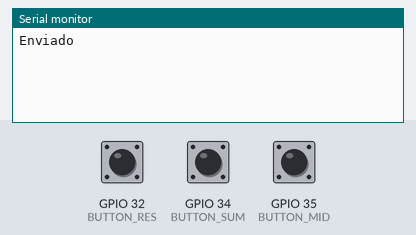
Simulated run of this sketch. Board: ESP32. On the bench: the last lines printed to the serial monitor. Inputs (shaded band) come from the test bench; at power-on: GPIO 32 (BUTTON_RES) HIGH, GPIO 34 (BUTTON_SUM) HIGH, GPIO 35 (BUTTON_MID) HIGH.

Above: at 1.2 s.
1.3 s: GPIO 32 (BUTTON_RES) pulled LOW for 0.15 s
At 1.8 s:
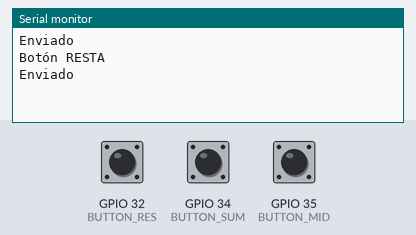
2.9 s: GPIO 34 (BUTTON_SUM) pulled LOW for 0.15 s
At 4.1 s:
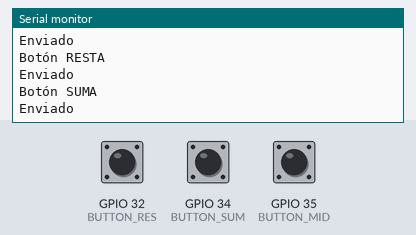
4.5 s: GPIO 35 (BUTTON_MID) pulled LOW for 0.15 s
At 5.6 s:
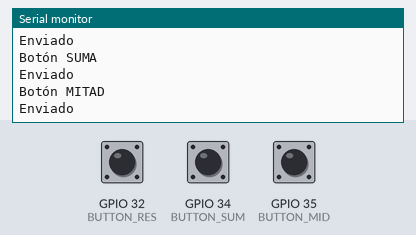

Measured:
- after the input at 1.3 s, the serial monitor: prints a new line at once (image 1)
- after the input at 2.9 s, the serial monitor: prints a new line at once (image 2)
- after the input at 4.5 s, the serial monitor: prints a new line at once (image 3)

The sketch:

TRANSMISOR-ESPNOW-7SEG.ino
```cpp
#include <esp_now.h>     // ✔ Librería para comunicación inalámbrica ESP-NOW
#include <WiFi.h>        // ✔ Necesaria para configurar el WiFi del ESP32

#define BUTTON_SUM 34    // Botón para incrementar el contador
#define BUTTON_RES 32    // Botón para decrementar el contador
#define BUTTON_MID 35    // Botón para reiniciar el contador a 50

// ✔ Dirección MAC del receptor (debe coincidir con el ESP32 receptor)
uint8_t broadcastAddress[] = { 0x08, 0x3A, 0xF2, 0xB4, 0x1C, 0x0C };

// ✔ Estructura que contiene el valor a enviar por ESP-NOW
typedef struct struct_message {
  int valor;
} struct_message;

struct_message myData;               // Instancia del mensaje
esp_now_peer_info_t peerInfo;        // Información del peer (receptor)
int contador = 0;                    // Valor a enviar

// ✔ Estados anteriores de los botones para detección de flancos
bool lastSUM = HIGH;
bool lastRES = HIGH;
bool lastMID = HIGH;

// ✔ Callback que se llama al enviar un mensaje
void OnDataSent(const uint8_t *mac_addr, esp_now_send_status_t status) {
  Serial.println(status == ESP_NOW_SEND_SUCCESS ? "Enviado" : "Fallo");
}

void setup() {
  Serial.begin(115200);
  WiFi.mode(WIFI_STA);  // ✔ Modo estación necesario para ESP-NOW

  // ✔ Configura los botones como entradas con resistencia pull-up
  pinMode(BUTTON_SUM, INPUT_PULLUP);
  pinMode(BUTTON_RES, INPUT_PULLUP);
  pinMode(BUTTON_MID, INPUT_PULLUP);

  // ✔ Inicializa ESP-NOW
  if (esp_now_init() != ESP_OK) {
    Serial.println("Error al iniciar ESP-NOW");
    return;
  }

  esp_now_register_send_cb(OnDataSent);  // ✔ Callback para monitorear envío

  // ✔ Configuración del peer receptor
  memcpy(peerInfo.peer_addr, broadcastAddress, 6);
  peerInfo.channel = 0;
  peerInfo.encrypt = false;

  if (esp_now_add_peer(&peerInfo) != ESP_OK) {
    Serial.println("Error al añadir peer");
    return;
  }

  // ✔ Envía el valor inicial al receptor
  myData.valor = contador;
  esp_now_send(broadcastAddress, (uint8_t *)&myData, sizeof(myData));
}

void loop() {
  // ✔ Lee el estado actual de los botones
  bool currentSUM = digitalRead(BUTTON_SUM);
  bool currentRES = digitalRead(BUTTON_RES);
  bool currentMID = digitalRead(BUTTON_MID);
  bool botonPresionado = false;

  // ✔ Detecta flanco de bajada (botón presionado) para sumar
  if (lastSUM == HIGH && currentSUM == LOW) {
    contador = min(99, contador + 1);
    botonPresionado = true;
    Serial.println("Botón SUMA");
  }

  // ✔ Para restar
  if (lastRES == HIGH && currentRES == LOW) {
    contador = max(0, contador - 1);
    botonPresionado = true;
    Serial.println("Botón RESTA");
  }

  // ✔ Para poner el valor en 50
  if (lastMID == HIGH && currentMID == LOW) {
    contador = 50;
    botonPresionado = true;
    Serial.println("Botón MITAD");
  }

  // ✔ Si se presionó algún botón, se envía el nuevo valor
  if (botonPresionado) {
    myData.valor = contador;
    esp_now_send(broadcastAddress, (uint8_t *)&myData, sizeof(myData));
  }

  // ✔ Guarda el estado actual para la próxima iteración
  lastSUM = currentSUM;
  lastRES = currentRES;
  lastMID = currentMID;

  delay(50);  // ✔ Delay antirrebote para evitar múltiples lecturas por pulsación
}
```

SevenSegment.cpp
```cpp
#include "SevenSegment.h"  // Incluye la cabecera del archivo con la definición de la clase SevenSegment

// Constructor de la clase SevenSegment
SevenSegment::SevenSegment(int *segmentPins, uint8_t LSB, uint8_t MSB) {
  segPins = segmentPins;   // Guarda el arreglo de pines de segmentos (a, b, c, d, e, f, g, punto decimal)
  LSB_pin = LSB;           // Guarda el pin que activa el display de las unidades (Less Significant Bit)
  MSB_pin = MSB;           // Guarda el pin que activa el display de las decenas (Most Significant Bit)

  // Configura los 8 pines de segmentos como salidas y los apaga (HIGH en común ánodo)
  for (int i = 0; i < 8; i++) {
    pinMode(segPins[i], OUTPUT);         // Configura cada pin de segmento como salida
    digitalWrite(segPins[i], HIGH);      // Apaga el segmento (HIGH en display de ánodo común)
  }

  // Configura los pines de control de los displays (unidad y decena) como salidas
  pinMode(LSB_pin, OUTPUT);
  pinMode(MSB_pin, OUTPUT);
}

// Método que muestra un solo dígito (0–9) o símbolo en el display activando los segmentos correspondientes
void SevenSegment::displayDigit(uint8_t digit) {
  for (int i = 0; i < 8; i++) {
    digitalWrite(segPins[i], segCode[digit][i]);  // Activa o desactiva cada segmento según el código del dígito
  }
}

// Método que muestra un número de dos dígitos (decenas y unidades) usando multiplexación
void SevenSegment::displayNumber(uint8_t units, uint8_t tens, uint8_t delayTime) {
  displayDigit(16);                      // Apaga todos los segmentos antes de actualizar
  digitalWrite(LSB_pin, HIGH);          // Enciende el display de unidades
  digitalWrite(MSB_pin, LOW);           // Apaga el display de decenas
  displayDigit(units);                  // Muestra el dígito de las unidades
  delay(delayTime);                     // Espera para que el ojo humano lo perciba

  displayDigit(16);                     // Apaga todos los segmentos
  digitalWrite(LSB_pin, LOW);           // Apaga el display de unidades
  digitalWrite(MSB_pin, HIGH);          // Enciende el display de decenas
  displayDigit(tens);                   // Muestra el dígito de las decenas
  delay(delayTime);                     // Espera para que el ojo humano lo perciba
}
```

SevenSegment.h
```cpp
#ifndef SEVENSEGMENT_H      // Verifica si SEVENSEGMENT_H no ha sido definido antes
#define SEVENSEGMENT_H      // Lo define para evitar inclusiones múltiples del mismo archivo

#include <Arduino.h>        // Incluye las definiciones de Arduino (como pinMode, digitalWrite, etc.)

// Definición de la clase SevenSegment
class SevenSegment {
  private:
    int *segPins;             // Puntero a un arreglo con los pines conectados a los segmentos (a-g y punto)
    uint8_t LSB_pin, MSB_pin; // Pines que controlan qué display se activa: unidades (LSB) y decenas (MSB)

    // Tabla de codificación para los segmentos: 17 dígitos/caracteres, cada uno con 8 bits (a, b, c, d, e, f, g, punto)
    uint8_t segCode[17][8] = {
      //  a b c d e f g .   ← segmentos
      {0,0,0,0,0,0,1,1}, // 0
      {1,0,0,1,1,1,1,1}, // 1
      {0,0,1,0,0,1,0,1}, // 2
      {0,0,0,0,1,1,0,1}, // 3
      {1,0,0,1,1,0,0,1}, // 4
      {0,1,0,0,1,0,0,1}, // 5
      {0,1,0,0,0,0,0,1}, // 6
      {0,0,0,1,1,1,1,1}, // 7
      {0,0,0,0,0,0,0,1}, // 8
      {0,0,0,0,1,0,0,1}, // 9
      {0,0,0,1,0,0,0,1}, // A
      {1,1,0,0,0,0,0,1}, // b
      {0,1,1,0,0,0,1,1}, // C
      {1,0,0,0,0,1,0,1}, // d
      {0,1,1,0,0,0,0,1}, // E
      {0,1,1,1,0,0,0,1}, // F
      {1,1,1,1,1,1,1,1}  // Apagar todos (blanco)
    };

  public:
    // Constructor: recibe el arreglo de pines de segmentos, y los pines para LSB y MSB
    SevenSegment(int *segmentPins, uint8_t LSB, uint8_t MSB);

    // Muestra un solo dígito en el display activando los segmentos necesarios
    void displayDigit(uint8_t digit);

    // Muestra un número de 2 dígitos alternando entre unidades y decenas
    void displayNumber(uint8_t units, uint8_t tens, uint8_t delayTime);
};

#endif  // Fin de la protección contra inclusión múltiple
```
